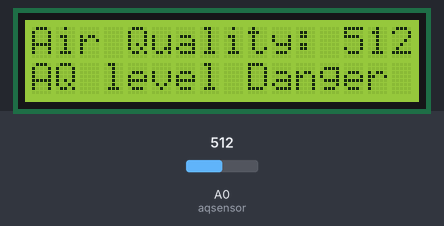
The sketch below on a simulated Arduino Uno, built with avr-gcc and run on an emulated ATmega328P. Parts: 16×2 character LCD. The inputs (shaded band) are chosen by the test bench; at power-on: A0 (aqsensor) = 512. WiFi joins after 1.5 s; servers stay silent unless stated.

Above: at 3.0 s.
3.1 s: A0 (aqsensor) set to 312
At 5.0 s:
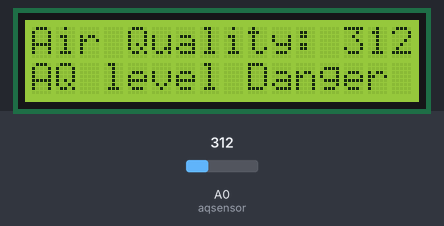
5.3 s: A0 (aqsensor) set to 290
At 6.9 s:
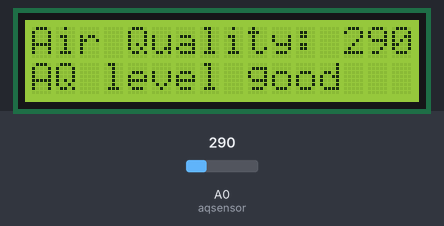
7.3 s: A0 (aqsensor) set to 306
At 8.8 s:
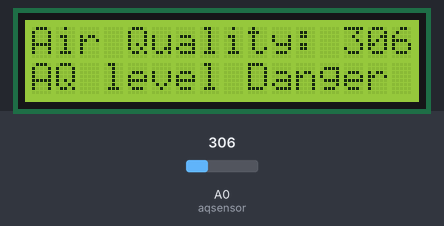
Timing chart, 0 to 10.3 s (numbered marks = the images above; inputs shaded):
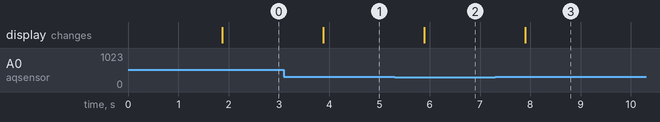

Measured:
- the behaviour switches between 301 and 300 on A0 (aqsensor) (found by bisection; images 1 and 2)
- after the input at 3.1 s, the display: changes after 0.78 s (image 1)
- after the input at 5.3 s, the display: changes after 0.59 s (image 2)
- after the input at 7.3 s, the display: changes after 0.60 s (image 3)

The sketch:

Iot.ino
```cpp
#include<LiquidCrystal.h>       // beacause we using lcd so we need that library
#include <BlynkSimpleStream.h>  // Device push data to blynk app so i need it .

BlynkTimer timer;           // push data like an event after a mount of time we using Blynktimer
WidgetLCD blynklcd (V1);    // define which port we push data in blynk

char auth[] = "9CzrKOxgkJiHLD1bLA4Nc1tg8cl5usTc"; // using to connect to server and blynk project

const int rs =12, en =11, d4 = 5, d5 = 4, d6 = 3 , d7 = 2;
const int aqsensor = A0;

LiquidCrystal lcd(rs,en , d4, d5, d6, d7); // define lcd port

void pushData(){                          // using to push data to blynk app
  int pmm = analogRead(A0);               // read values of MQ135 sensor

  blynklcd.print(0,0,"Air Quality: ");
  blynklcd.print(13,0, pmm);
  // if pmm are high enough send a warning message to user
   if(pmm > 300)
  {
    blynklcd.print(0,1, "AQ level :Danger");
  }else{
    blynklcd.print(0,1,"AQ level :Good");
  }
  Blynk.virtualWrite(V1, millis()/1000);
}

void setup() {
  // put your setup code here, to run once:
  pinMode(aqsensor, INPUT);
  Serial.begin(9600);
  Blynk.begin(Serial,auth);

  // Define what lcd we are used
  lcd.begin(16,2);
  lcd.clear();
  // send data in a mount of time
  timer.setInterval(2000L,pushData);
}

void loop() {
//clear the cld for new message
  lcd.clear();
// reading data of MQ135
  int pmm = analogRead(A0);
  // send message to lcd in blynk
  blynklcd.print(0,0,"Air Quality: ");
  blynklcd.print(13,0, pmm);
  // send message to lcd in device
  lcd.setCursor(0,0);
  lcd.print ("Air Quality: ");
  lcd.print (pmm);
  lcd.println("");


  if(pmm > 300 )
  {
    lcd.setCursor(0,1);
    lcd.print("AQ level Danger");
  }else{
    lcd.setCursor(0,1);
    lcd.print("AQ level good");
  }
  // start send message to blynk app
  Blynk.run();
  timer.run();

  // Wait a few seconds between measurements
  delay(2000);
  blynklcd.clear();
 }
```
